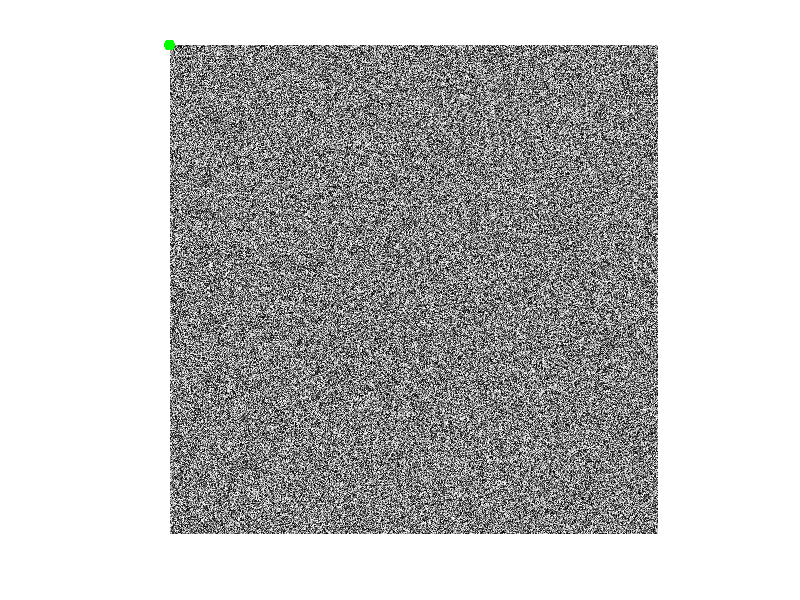

The MATLAB script that drew this image:
function trackedLED = processImages
%% Track IR LEDs and Save Tracked Result

%% File Select
imgPath = './Imgs/';
IRFiles = dir(fullfile(imgPath, '*.bmp'));
% NoIRFiles = dir(fullfile(imgPath, '*_NoIR.bmp'));
IRFileName = {IRFiles.name};
% NoIRFileName = {NoIRFiles.name};
numOfImgs = length(IRFiles);

%% Process Each Image
nUnits = 3;
nSamples = ceil(numOfImgs / nUnits);

% Preallocate Memory
trackedLED(nUnits).LEDs = struct;
for i = 1:nUnits
    trackedLED(i).Centroid = zeros(nSamples,2);
end

% Image Plot Handles
figure(2);clf;
hIm = imshow(rand(2048));hold on;
hLED = plot(0,0,'g.','MarkerSize',24);
sortMethod = 'ascend';

% Process all the images
for i = 1:numOfImgs
% for i = 1100:1200
    A = sscanf(IRFileName{i},'Unit%1d-Samp%03d.bmp');
    unitID = A(1) + 1;
    sampID = A(2);
    im_IR = imread([imgPath,IRFileName{i}]);
%     im_NoIR = imread([imgPath,NoIRFileName{i}]);
%     seg_im = imquantize(im_NoIR,multithresh(im_NoIR,4));
    bw = im2bw(im_IR, 0.99);
%     thresh = graythresh(im) + 0.1;
%     thresh = 0.6;
    
    % If no LED is found
%     if thresh < 0.1
%         trackedLED(i).LEDs = [];
%         trackedLED(i).Centroid(sampID,:) = [];
%         trackedLED(i).Area(sampID) = [];
%         hIm.CData = double(im) / 255;
% %         hIm.CData = bw;
%         hLED.Color = 'r';
%         hLED.XData = 5;
%         hLED.YData = 5;
%         pause(0.01);
%         continue;
%     end
    
    
    
    % Do blob detection
    stats = regionprops('table',bw,'Centroid','ConvexArea');
%     if ~isempty(stats)
%         stats = stats(stats.ConvexArea > 25,:);
%     end
    
%     % Sort and get the largest 6 blobs
%     [~,idx] = sort(stats.ConvexArea,'descend');
%     if length(idx) > 15
%         stats = stats(idx(1:15),:);
%     end
    
    % Kmeans clustering, two clusters
    nBlobs = numel(stats.ConvexArea);
    if nBlobs > 2
        trackedLED(unitID).Centroid(sampID,:) = checkThreeClusters(stats.Centroid, sortMethod);
%         [~, C] = kmeans(stats.Centroid,2);
%         [~, idx] = sort(C(:,2),'ascend');
%         trackedLED(unitID).Centroid(sampID,:) = C(idx(1),:);
    elseif nBlobs == 2
        trackedLED(unitID).Centroid(sampID,:) = checkTwoClusters(stats.Centroid);
    elseif nBlobs == 1
%         [~, idx] = sort(stats.Centroid(:,2), sortMethod);
        trackedLED(unitID).Centroid(sampID,:) = stats.Centroid(1,:);
    else
        trackedLED(unitID).LEDs = [];
        trackedLED(unitID).Centroid(sampID,:) = zeros(1,2);
        hIm.CData = double(im_IR) / 255;
        hLED.Color = 'r';
        hLED.XData = 5;
        hLED.YData = 5;
        pause(0.05);
        continue;
    end
    
%     stats = stats(stats.Centroid(:,2) > 500 & stats.Centroid(:,2) < 1700 & stats.ConvexArea > 300,:);
    
    
    fprintf('LED tracked - idx #%d, Unit #%d, Samp #%02d, n = %d\n', i, unitID, sampID, numel(stats.ConvexArea));
%     if numel(stats.ConvexArea) == 3
% %         trackedLED(i).LEDs = stats;
%         trackedLED(i).Centroid(sampID,:) = mean(stats.Centroid);
%         trackedLED(i).Area(sampID) = mean(stats.ConvexArea);
%         
%     elseif numel(stats.ConvexArea) > 3
%         [~,idx] = sort(stats.Centroid(:,2),'descend');
%         
%         if norm(diff(stats(idx(1:3),:).Centroid(:,2))) > 10
% %             trackedLED(i).LEDs = stats(idx(1),:);
%             trackedLED(i).Centroid(sampID,:) = stats(idx(1),:).Centroid;
%             trackedLED(i).Area(sampID) = stats(idx(1),:).ConvexArea;
%         else
% %             trackedLED(i).LEDs = stats(idx(1:3),:);
%             trackedLED(i).Centroid(sampID,:) = mean(stats(idx(1:3),:).Centroid);
%             trackedLED(i).Area(sampID) = mean(stats(idx(1:3),:).ConvexArea);
%         end
%     elseif ~isempty(stats)
%         [~,idx] = sort(stats.Centroid(:,2),'descend');
% %         trackedLED(i).LEDs = stats(idx(1),:);
%         trackedLED(i).Centroid(sampID,:) = stats(idx(1),:).Centroid;
%         trackedLED(i).Area(sampID) = stats(idx(1),:).ConvexArea;
%     elseif isempty(stats)
%         trackedLED(i).LEDs = [];
%         trackedLED(i).Centroid(sampID) = [];
%         trackedLED(i).Area(sampID) = [];
% %         isTrackSuccess = 0;
%     end
    
    % Update Plot
    hIm.CData = double(im_IR) / 255;
%     hIm.CData = double(im_NoIR) / 255;
%     hIm.CData = bw;
    hLED.Color = 'g';
    hLED.XData = trackedLED(unitID).Centroid(sampID,1);
    hLED.YData = trackedLED(unitID).Centroid(sampID,2);

    pause(0.05);
%     save('Data1.mat','trackedLED');
end

%% Assemble Output Data Structure
dataSetStr = 'realTime';
Comment = strcat('DataSet-', dataSetStr);
SampleTime = datestr(now,'mm-dd-yyyy');

% Save Data
save(SampleTime,'trackedLED','SampleTime');

end

function center = checkThreeClusters(centroid, sortMethod)
[idx2, c2] = kmeans(centroid,3);

[c2_sort, idx] = sort(c2(:,2));
if max(diff(c2_sort)) < 20 || min(diff(c2_sort)) > 80
    % Detected two shadows
    % Use the middle 
    center = mean(centroid(idx2 == idx(2),:),1);
else
    [idx1, c1] = kmeans(centroid,2);
    
    c = [1024,1024];
    dist = [];
    dist(1) = norm(c1(1,:) - c);
    dist(2) = norm(c1(2,:) - c);
    [~, idx] = min(dist);
    center = mean(centroid(idx1 == idx,:),1);
%     % Detected one shadow
%     % Choose the upper one
%     [~, idx] = sort(c1(:,2), sortMethod);
%     center = c1(idx==1,:);
end
end

function center = checkTwoClusters(centroid)

    [idx1, c1] = kmeans(centroid,2);
    
    c = [1024,1024];
    dist = [];
    dist(1) = norm(c1(1,:) - c);
    dist(2) = norm(c1(2,:) - c);
    [~, idx] = min(dist);
    center = mean(centroid(idx1 == idx,:),1);
end
